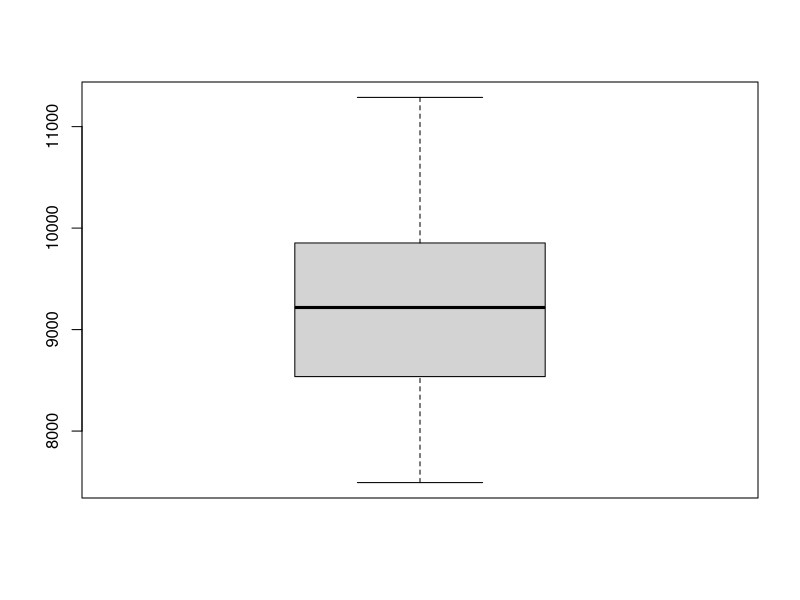
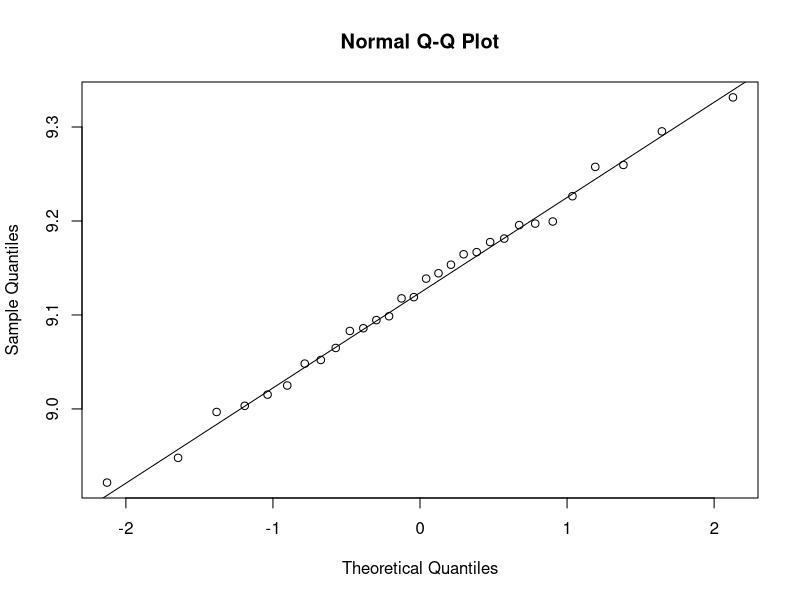
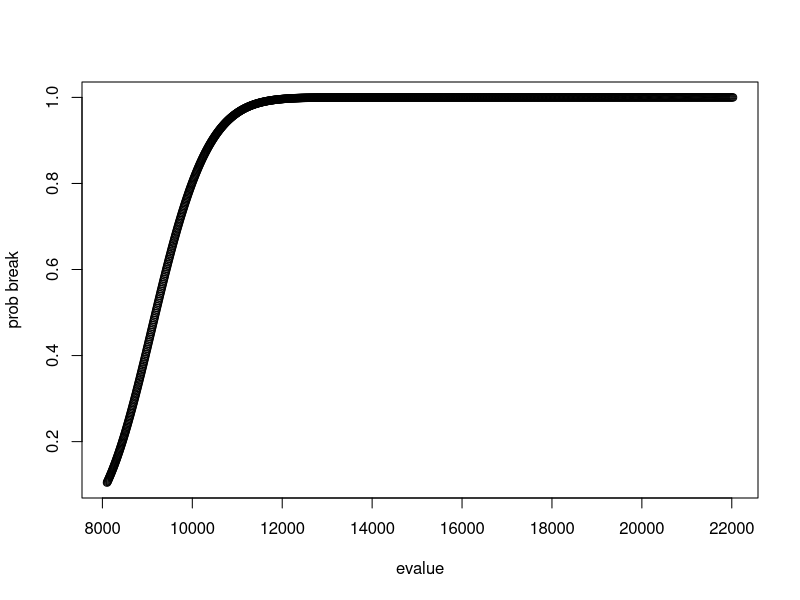

R code for these plots, in order:
# E for ASTM D638

# data for D638 2008
thickness_D638_2008 =c(0.198, 0.198, 0.123, 0.123, 0.123, 0.123, 0.123, 0.123, 0.123, 0.123, 0.092, 0.092, 0.063, 0.063)
width_D638_2008=c(0.2, 0.1, 0.2, 0.15, 0.15, 0.1, 0.1, 0.1, 0.05, 0.05, 0.2, 0.088, 0.2, 0.07)
force_D638_2008=c(447, 208, 220, 181.8, 182.5, 105, 116.2, 117.5, 50, 50.6, 162, 70, 115, 37.5)
e_D638_2008 = c(force_D638_2008/(width_D638_2008*thickness_D638_2008))

# data for D638 2007
thickness_D638_2007 =c(0.192, 0.192, 0.124, 0.124,0.094,0.094, 0.065, 0.065)
width_D638_2007=c(0.2, 0.1, 0.2, 0.1, 0.2, 0.1, 0.2, 0.1)
force_D638_2007_p1=c(373, 175, 260, 120, 175, 83, 105,48.7)
force_D638_2007_p2=c(379, 171, 270, 126, 176, 90, 108, 50)
e_D638_2007_p1 = c(force_D638_2007_p1/(width_D638_2007*thickness_D638_2007))
e_D638_2007_p2 = c(force_D638_2007_p2/(width_D638_2007*thickness_D638_2007))
e_D638_2007 = append(e_D638_2007_p1,e_D638_2007_p2)


thickness_D638 = append(thickness_D638_2007,thickness_D638_2008)
e_D638 = append(e_D638_2008,e_D638_2007)




fos <-function(fos,e){
  e=c(e/fos)
  return(e)
}



outlierTest <- function(e,upper,lower){
  
  boxplot(e)
  q=quantile(e, prob=c(.25, .5, .75), type=1)
  e2=e
  for (i in e){
   
  if(i>q[3] & upper==TRUE){
          e2 = e2[!e2 %in% i]
  }
    
  if(i>q[1] & lower==TRUE){
        e2 = e2[!e2 %in% i]
  }
  }
  return(e2)
    
}

nylonSorter <- function(e,vThickness,fThickness,t,range){
  e2=c()
  for(i in vThickness){
    if(range==FALSE & i == fThickness){
      e2=append(e2,i)}
     
     if(range==TRUE){ 
       if(i<(fThickness+t*fThickness)&i>(fThickness-t*fThickness)){
      e2=append(e2,i)
      }}}
  return(e2)
}



findE <- function(y) {

  qqnorm(log(y))#test if log norm works y is cumlitive distribution function 
  
  qqline(log(y)) #line must go near points to prove model will represent data well
  
  mny = mean(log(y))
  
  #log normal works well with failure strength data
  
  sty = sd(log(y))
  
  range(log(y))
  
  seq.y = seq(from=9,to=10, length=1000)
  
  pr.break = pnorm(seq.y,mny,sty)
  plot(exp(seq.y),pr.break,xlab='evalue',ylab='prob break')
  
}

#62 , #94, #124

e62=nylonSorter(e_D638,thickness_D638,.062,.05,TRUE)
e94=nylonSorter(e_D638,thickness_D638,.094,.05,TRUE)
e124=nylonSorter(e_D638,thickness_D638,.124,.05,TRUE)

print(e62)



q=outlierTest(e_D638,TRUE,TRUE)
print(q)
findE(e_D638)


